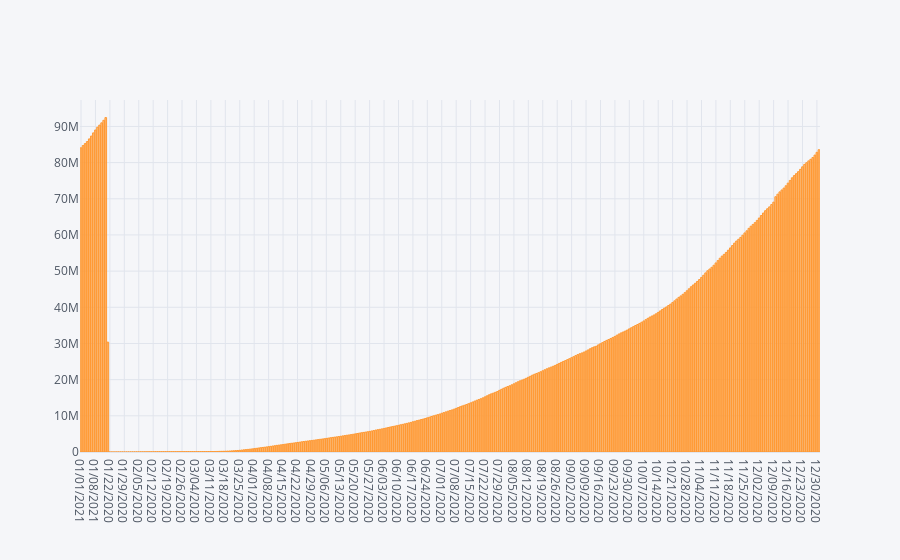

The notebook cell this image was saved under:
### Code cell
confirmed.iplot(kind='bar',x='Date',y='Confirmed')

### Figure 1 — Plotly figure (JSON) as saved in the notebook; plotly's stock layout.template omitted (floating-point values rounded to 4 significant figures; data arrays with more than 128 entries replaced by an {"elided": "..."} marker saying what was removed)
{"data": [{"marker": {"color": "rgba(255, 153, 51, 0.6)", "line": {"color": "rgba(255, 153, 51, 1.0)", "width": 1}}, "name": "Confirmed", "orientation": "v", "text": "", "x": {"elided": "359 str values"}, "y": {"elided": "359 int values"}, "type": "bar"}], "layout": {"legend": {"bgcolor": "#F5F6F9", "font": {"color": "#4D5663"}}, "paper_bgcolor": "#F5F6F9", "plot_bgcolor": "#F5F6F9", "title": {"font": {"color": "#4D5663"}}, "xaxis": {"gridcolor": "#E1E5ED", "showgrid": true, "tickfont": {"color": "#4D5663"}, "title": {"font": {"color": "#4D5663"}, "text": ""}, "zerolinecolor": "#E1E5ED"}, "yaxis": {"gridcolor": "#E1E5ED", "showgrid": true, "tickfont": {"color": "#4D5663"}, "title": {"font": {"color": "#4D5663"}, "text": ""}, "zerolinecolor": "#E1E5ED"}}}
